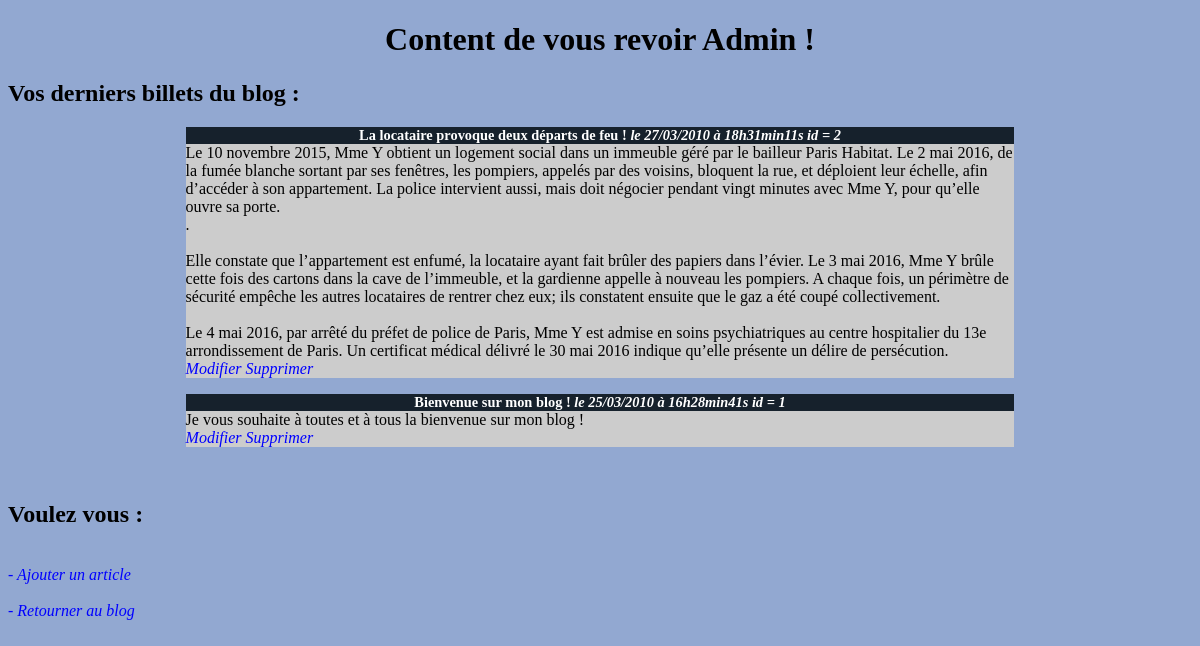
/Admin/admin.php, run on the app's committed database.
### tables this page shows
CREATE TABLE IF NOT EXISTS `billets` (
  `id` int(11) NOT NULL AUTO_INCREMENT,
  `titre` varchar(255) NOT NULL,
  `contenu` text NOT NULL,
  `date_creation` datetime NOT NULL,
  PRIMARY KEY (`id`)
);

### Admin/admin.php (the view, shortened to what this page needs)
<!DOCTYPE html>
<html>
    <head>
    <link href="blogAdmin.css" rel="stylesheet" />
    </head>
    <body>
        <h1>Content de vous revoir Admin !</h1>
        <h2>Vos derniers billets du blog :</h2>
        <?php
            try
            {
                $bdd = new PDO('mysql:host=localhost;dbname=blog_db;charset=utf8', 'root', '');
            }
            catch(Exception $e)
            {
                die('Erreur : '.$e->getMessage());
            }
    $req = $bdd->query('SELECT id, titre, contenu, DATE_FORMAT(date_creation, \'%d/%m/%Y à %Hh%imin%ss\') AS date_creation_fr FROM billets ORDER BY date_creation DESC LIMIT 0, 5');
    while ($donnees = $req->fetch()) {
      ?>
      <div class="news">
        <h3>
            <?php echo htmlspecialchars($donnees['titre']); ?>
            <em>le <?php echo $donnees['date_creation_fr']; ?></em>
            <em> id = <?php echo nl2br(htmlspecialchars($donnees['id'])); ?> </em>
        </h3>
        <p>
        <?php
        echo nl2br(htmlspecialchars($donnees['contenu']));
        ?>
        <br />
        <em><a href="modifierArticle.php?billet=<?php echo $donnees['id']; ?>">Modifier</a></em>
        <em><a href="supprimerArticle_post.php?billet=<?php echo $donnees['id']; ?>">Supprimer</a></em>
        </p>
    </div>
    <?php
    }
    ?>
      </br> <h2>Voulez vous :</h2> </br>
      <em><a href="ajouterArticle.php">- Ajouter un article </a></em> </br> </br>
      <em><a href="http://localhost/blog/index.php">- Retourner au blog </a></em>
    </body>
    </html>

### Admin/BlogAdmin.css (style rules this page uses)
h1, h3 { text-align:center; }
h3 { background-color:#16212c; color:white; font-size:0.9em; margin-bottom:0px; }
body { background-color: #92a8d1; }
.news p { background-color:#CCCCCC; margin-top:0px; }
.news { width:70%; margin:auto; }
a { text-decoration: none; color: blue; }

### data on the page
billets: titre "La locataire provoque deux départs de feu !", date_creation_fr "27/03/2010 à 18h31min11s", id "2", contenu "Le 10 novembre 2015, Mme Y obtient un logement social dans un immeuble géré par le bailleur Paris Habitat. Le 2 mai 2016, de la fumée blanche sortant par ses fenêtres, les pompiers, appelés par des voisins, bloquent la rue, et déploient leur échelle, afin d’accéder à son appartement. La police intervient aussi, mais doit négocier pendant vingt minutes avec Mme Y, pour qu’elle ouvre sa porte. . Elle constate que l’appartement est enfumé, la locataire ayant fait brûler des papiers dans l’évier. Le 3 mai 2016, Mme Y brûle cette fois des cartons dans la cave de l’immeuble, et la gardienne appelle à nouveau les pompiers. A chaque fois, un périmètre de sécurité empêche les autres locataires de…"
billets: titre "Bienvenue sur mon blog !", date_creation_fr "25/03/2010 à 16h28min41s", id "1", contenu "Je vous souhaite à toutes et à tous la bienvenue sur mon blog !"
